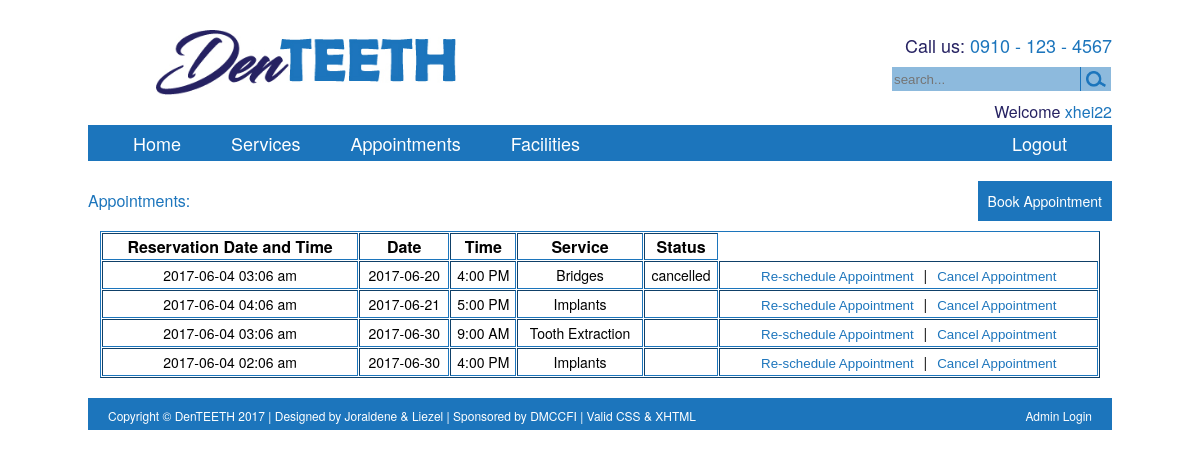
Page /l-appointment.php (signed in) on the earlier database version.
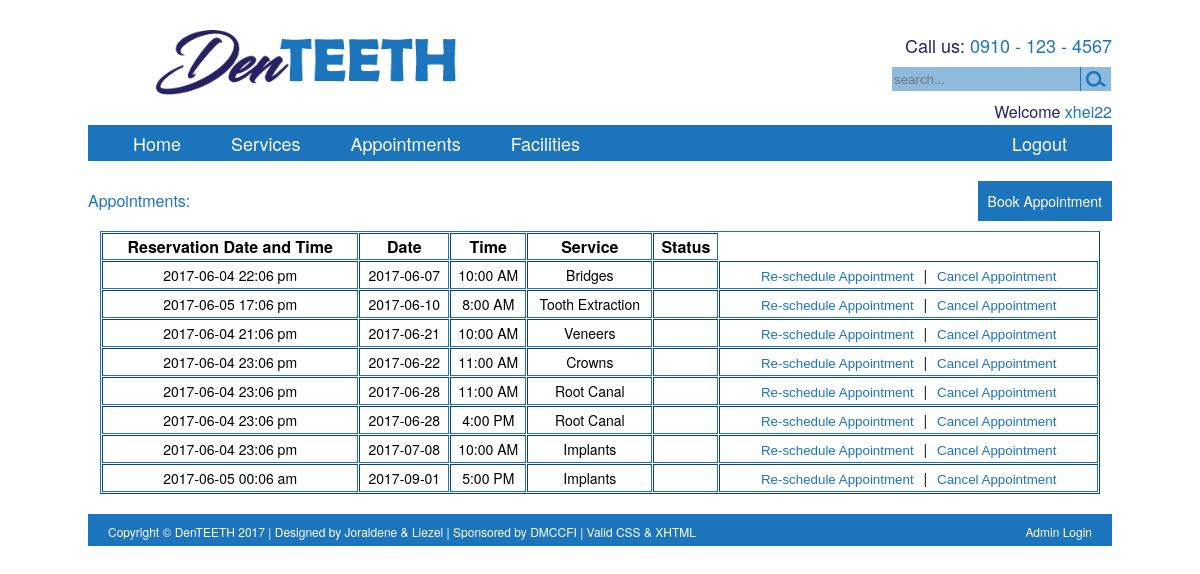
Same page on the later database version.
### tables this page shows
CREATE TABLE `appointments` (
  `ID` int(11) NOT NULL,
  `userID` varchar(20) NOT NULL,
  `reservationDateTime` varchar(30) NOT NULL,
  `schedDate` varchar(20) NOT NULL,
  `schedTime` varchar(15) NOT NULL,
  `service` varchar(100) NOT NULL,
  `status` varchar(15) NOT NULL
);

### l-appointment.php (the view, shortened to what this page needs)
<html !DOCTYPE HTML>
<body>
<?php
	$db = mysqli_connect("127.0.0.1", "root", "", "authentication");
		$sql = "SELECT * FROM appointments where userID =".$_SESSION['user_id']. " ORDER BY schedDate";
		$records = mysqli_query($db,$sql);
?>
<div class="app">
	<p>
		Appointments:
	</p>
	<div class="buttons-app">
		<button class="app-but"><a href="l-book.php" class="app-but">Book Appointment</a></button>
	</div>
	<table width="1024" border="1" cellpadding="1" cellspacing="1">
		<tr>
		<th>Reservation Date and Time</th>
		<th>Date</th>
		<th>Time</th>
		<th>Service</th>
		<th>Status</th>
		</tr>
<?php
	while($client=mysqli_fetch_assoc($records)){
		echo "<tr>";
		echo "<td>" .$client['reservationDateTime']."</td>";
		echo "<td>" .$client['schedDate']."</td>";
		echo "<td>" .$client['schedTime']."</td>";
		echo "<td>" .$client['service']."</td>";
		echo "<td>" .$client['status']."</td>";
		echo "<td> 	<div class=buttonsapp>
		<button class='buttonsapp'><a href='reschedule.php?id={$client['ID']}' class='buttonsapp'>Re-schedule Appointment</a></button> |
		<button class='buttonsapp'><a href='cancelapp.php?id={$client['ID']}' class='buttonsapp'>Cancel Appointment</a></button>
		</div> </td>";
		echo "</tr>";
	}
?>
	</table>
</div>
</body>
</html>

Differences in the rows shown:
removed appointments: reservationDateTime "2017-06-04 03:06 am", schedDate "2017-06-20", schedTime "4:00 PM", service "Bridges", status "cancelled"
removed appointments: reservationDateTime "2017-06-04 04:06 am", schedDate "2017-06-21", schedTime "5:00 PM", service "Implants"
removed appointments: reservationDateTime "2017-06-04 03:06 am", schedDate "2017-06-30", schedTime "9:00 AM", service "Tooth Extraction"
removed appointments: reservationDateTime "2017-06-04 02:06 am", schedDate "2017-06-30", schedTime "4:00 PM", service "Implants"
added appointments: reservationDateTime "2017-06-04 22:06 pm", schedDate "2017-06-07", schedTime "10:00 AM", service "Bridges"
added appointments: reservationDateTime "2017-06-05 17:06 pm", schedDate "2017-06-10", schedTime "8:00 AM", service "Tooth Extraction"
added appointments: reservationDateTime "2017-06-04 21:06 pm", schedDate "2017-06-21", schedTime "10:00 AM", service "Veneers"
added appointments: reservationDateTime "2017-06-04 23:06 pm", schedDate "2017-06-22", schedTime "11:00 AM", service "Crowns"
added appointments: reservationDateTime "2017-06-04 23:06 pm", schedDate "2017-06-28", schedTime "11:00 AM", service "Root Canal"
added appointments: reservationDateTime "2017-06-04 23:06 pm", schedDate "2017-06-28", schedTime "4:00 PM", service "Root Canal"
added appointments: reservationDateTime "2017-06-04 23:06 pm", schedDate "2017-07-08", schedTime "10:00 AM", service "Implants"
added appointments: reservationDateTime "2017-06-05 00:06 am", schedDate "2017-09-01", schedTime "5:00 PM", service "Implants"
